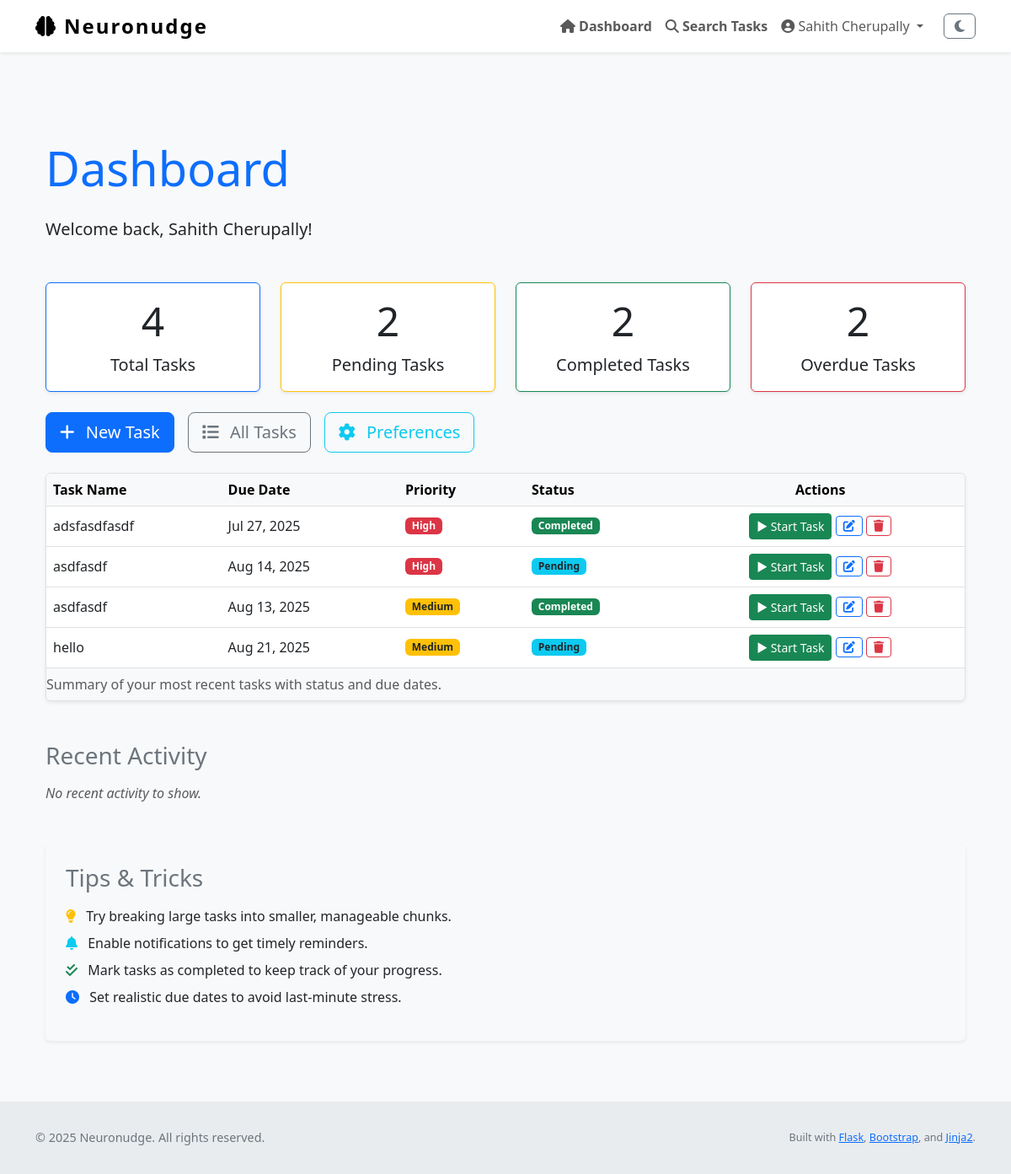
The page /dashboard (signed in) on the database its author committed.
### Neuronudge/models.py (models this page shows, shortened)
class User(UserMixin, db.Model):
    id = db.Column(db.Integer, primary_key=True)
    name = db.Column(db.String(150), nullable=True)                # full name
    username = db.Column(db.String(150), unique=True, nullable=False)
    email = db.Column(db.String(150), unique=True, nullable=False)
    password_hash = db.Column(db.String(256), nullable=False)
    profile_type = db.Column(db.String(50), nullable=False, default='General')
    created_at = db.Column(db.DateTime, default=datetime.utcnow)
    tasks = db.relationship('Task', backref='user', lazy=True)
    logs = db.relationship('ActivityLog', backref='user', lazy=True)
    preferences = db.relationship('OnboardingPreferences', back_populates='user', uselist=False)
    avatar_url = db.Column(db.String(300), default=None)
    registered_on = db.Column(db.DateTime, default=datetime.utcnow)

class Task(db.Model):
    id = db.Column(db.Integer, primary_key=True)
    title = db.Column(db.String(255), nullable=False)
    description = db.Column(db.Text)
    due_date = db.Column(db.DateTime)
    completed = db.Column(db.Boolean, default=False)
    priority = db.Column(db.Integer, default=3)         # 1 = high, 2 = med, 3 = low
    reminder_set = db.Column(db.Boolean, default=False)
    created_at = db.Column(db.DateTime, default=datetime.utcnow)
    updated_at = db.Column(db.DateTime, default=datetime.utcnow, onupdate=datetime.utcnow)
    user_id = db.Column(db.Integer, db.ForeignKey('user.id'), nullable=False)

### Neuronudge/views.py (the view)
@views.route('/dashboard')
@login_required
def dashboard():
    page = request.args.get('page', 1, type=int)
    per_page = 10
    filter_status = request.args.get('status', 'all')
    filter_priority = request.args.get('priority', 'all')
    search_term = request.args.get('search', '').strip()
    base_query = Task.query.filter_by(user_id=current_user.id)
    if filter_status == 'completed':
        base_query = base_query.filter_by(completed=True)
    elif filter_status == 'pending':
        base_query = base_query.filter_by(completed=False)
    if filter_priority in ['1', '2', '3']:
        base_query = base_query.filter_by(priority=int(filter_priority))
    if search_term:
        base_query = base_query.filter(Task.title.ilike(f'%{search_term}%'))
    tasks = base_query.all()
    paginated_tasks = base_query.order_by(
        Task.priority.asc(),
        Task.due_date.asc().nulls_last()
    ).paginate(page=page, per_page=per_page)
    total_tasks = Task.query.filter_by(user_id=current_user.id).count()
    pending_tasks = Task.query.filter_by(user_id=current_user.id, completed=False).count()
    completed_tasks = Task.query.filter_by(user_id=current_user.id, completed=True).count()
    overdue_tasks = Task.query.filter(
        Task.user_id == current_user.id,
        Task.completed == False,
        Task.due_date != None,
        Task.due_date < datetime.utcnow()
    ).count()
    task_counts = {
        'total': total_tasks,
        'pending': pending_tasks,
        'completed': completed_tasks,
        'overdue': overdue_tasks
    }
    recent_tasks = Task.query.filter_by(user_id=current_user.id).order_by(
        Task.priority.asc(),
        Task.due_date.asc().nulls_last()
    ).limit(10).all()
    onboarding = OnboardingPreferences.query.filter_by(user_id=current_user.id).first()
    profile_type = getattr(current_user, "profile_type", "general").lower()
    if profile_type == "dyslexia":
        dashboard_template = "dashboard_dyslexia.html"
    elif profile_type == "adhd":
        dashboard_template = "dashboard_adhd.html"
    else:
        dashboard_template = "dashboard.html"
    return render_template(
        dashboard_template,
        tasks=tasks,   # 👈 still available in all templates
        recent_tasks=recent_tasks,
        onboarding=onboarding,
        filter_status=filter_status,
        filter_priority=filter_priority,
        search_term=search_term,
        task_counts=task_counts,
        paginated_tasks=paginated_tasks
    )

### Neuronudge/templates/dashboard.html (shortened to what this page needs)
﻿{% extends "layout.html" %}
{% block content %}
<section aria-labelledby="dashboardHeading" class="my-5">
    <div class="container" id="dashboard-container">
        <h1 id="dashboardHeading" class="mb-4 display-4 text-primary">Dashboard</h1>
        <p class="lead">Welcome back, {{ current_user.name or current_user.email }}!</p>
        <div class="row g-4 my-4">
            <div class="col-md-3 col-sm-6" role="region" aria-label="Tasks summary">
                <div class="card shadow-sm border-primary h-100">
                    <div class="card-body text-center">
                        <h2 class="card-title display-5">{{ task_counts.total }}</h2>
                        <p class="card-text fs-5">Total Tasks</p>
                    </div>
                </div>
            </div>
            <div class="col-md-3 col-sm-6" role="region" aria-label="Pending tasks summary">
                <div class="card shadow-sm border-warning h-100">
                    <div class="card-body text-center">
                        <h2 class="card-title display-5">{{ task_counts.pending }}</h2>
                        <p class="card-text fs-5">Pending Tasks</p>
                    </div>
                </div>
            </div>
            <div class="col-md-3 col-sm-6" role="region" aria-label="Completed tasks summary">
                <div class="card shadow-sm border-success h-100">
                    <div class="card-body text-center">
                        <h2 class="card-title display-5">{{ task_counts.completed }}</h2>
                        <p class="card-text fs-5">Completed Tasks</p>
                    </div>
                </div>
            </div>
            <div class="col-md-3 col-sm-6" role="region" aria-label="Overdue tasks summary">
                <div class="card shadow-sm border-danger h-100">
                    <div class="card-body text-center">
                        <h2 class="card-title display-5">{{ task_counts.overdue }}</h2>
                        <p class="card-text fs-5">Overdue Tasks</p>
                    </div>
                </div>
            </div>
        </div>
        <div class="d-flex flex-wrap gap-3 my-4" role="region" aria-label="Quick actions">
            <a href="{{ url_for('views.create_task') }}" class="btn btn-lg btn-primary" aria-label="Create new task">
                <i class="fa-solid fa-plus me-2"></i> New Task
            </a>
            <a href="{{ url_for('views.task_list') }}" class="btn btn-lg btn-outline-secondary" aria-label="View all tasks">
                <i class="fa-solid fa-list me-2"></i> All Tasks
            </a>
            <a href="{{ url_for('views.onboarding') }}" class="btn btn-lg btn-outline-info" aria-label="Update preferences">
                <i class="fa-solid fa-gear me-2"></i> Preferences
            </a>
        </div>
        <div class="table-responsive shadow-sm rounded border mb-5">
            <table class="table table-hover align-middle mb-0" aria-describedby="taskOverviewDesc">
                <caption id="taskOverviewDesc">Summary of your most recent tasks with status and due dates.</caption>
                <thead class="table-light">
                    <tr>
                        <th scope="col">Task Name</th>
                        <th scope="col">Due Date</th>
                        <th scope="col">Priority</th>
                        <th scope="col">Status</th>
                        <th scope="col" class="text-center">Actions</th>
                    </tr>
                </thead>
                <tbody>
                    {% if recent_tasks %}
                        {% for task in recent_tasks %}
                        <tr>
                            <td>{{ task.title }}</td>
                            <td>{{ task.due_date.strftime('%b %d, %Y') if task.due_date else 'No due date' }}</td>
                            <td>
                                {% if task.priority == 1 %}
                                    <span class="badge bg-danger">High</span>
                                {% elif task.priority == 2 %}
                                    <span class="badge bg-warning text-dark">Medium</span>
                                {% elif task.priority == 3 %}
                                    <span class="badge bg-secondary">Low</span>
                                {% else %}
                                    <span class="badge bg-secondary">Unknown</span>
                                {% endif %}
                            </td>
                            <td>
                                {% if task.completed %}
                                    <span class="badge bg-success">Completed</span>
                                {% else %}
                                    <span class="badge bg-info text-dark">Pending</span>
                                {% endif %}
                            </td>
                            <td class="text-center">
                                <button
                                    type="button"
                                    class="btn btn-sm btn-success start-task-btn"
                                    data-task-id="{{ task.id }}"
                                    data-task-title="{{ task.title }}"
                                >
                                    ▶ Start Task
                                </button>
                                <a href="{{ url_for('views.edit_task', id=task.id) }}" class="btn btn-sm btn-outline-primary" aria-label="Edit task {{ task.title }}">
                                    <i class="fa-solid fa-pen-to-square"></i>
                                </a>
                                <button type="button" class="btn btn-sm btn-outline-danger btn-delete-task" data-task-id="{{ task.id }}" aria-label="Delete task {{ task.title }}">
                                    <i class="fa-solid fa-trash"></i>
                                </button>
                            </td>
                        </tr>
                        {% endfor %}
                    {% else %}
                    <tr>
                        <td colspan="5" class="text-center text-muted">No recent tasks found. Start by creating a new task!</td>
                    </tr>
                    {% endif %}
                </tbody>
            </table>
        </div>
        <section aria-labelledby="activityFeedHeading" class="mb-5">
            <h2 id="activityFeedHeading" class="h3 mb-3 text-secondary">Recent Activity</h2>
            {% if recent_activity %}
            <ul class="list-group list-group-flush">
                {% for activity in recent_activity %}
                <li class="list-group-item d-flex justify-content-between align-items-center">
                    <div>
                        <i class="fa-solid fa-history text-muted me-2"></i>
                        {{ activity.description }}
                    </div>
                    <small class="text-muted">{{ activity.timestamp.strftime('%b %d, %Y %H:%M') }}</small>
                </li>
                {% endfor %}
            </ul>
            {% else %}
            <p class="text-muted fst-italic">No recent activity to show.</p>
            {% endif %}
        </section>
        <section aria-labelledby="tipsHeading" class="bg-light p-4 rounded shadow-sm">
            <h2 id="tipsHeading" class="h3 mb-3 text-secondary">Tips & Tricks</h2>
            <ul class="list-unstyled">
                <li class="mb-2">
                    <i class="fa-solid fa-lightbulb text-warning me-2"></i>
                    Try breaking large tasks into smaller, manageable chunks.
                </li>
                <li class="mb-2">
                    <i class="fa-solid fa-bell text-info me-2"></i>
                    Enable notifications to get timely reminders.
                </li>
                <li class="mb-2">
                    <i class="fa-solid fa-check-double text-success me-2"></i>
                    Mark tasks as completed to keep track of your progress.
                </li>
                <li class="mb-2">
                    <i class="fa-solid fa-clock text-primary me-2"></i>
                    Set realistic due dates to avoid last-minute stress.
                </li>
            </ul>
        </section>
    </div>
</section>
{% endblock %}

### Neuronudge/templates/layout.html (shortened to what this page needs)
<!DOCTYPE html>
<html lang="en" class="h-100" data-theme="light">
<head>
    <link href="https://cdn.jsdelivr.net/npm/bootstrap@5.3.0/dist/css/bootstrap.min.css" rel="stylesheet" />
    <link href="https://cdnjs.cloudflare.com/ajax/libs/font-awesome/6.4.0/css/all.min.css" rel="stylesheet" />
    <link rel="stylesheet" href="{{ url_for('static', filename='style.css') }}" />
</head>
<body class="d-flex flex-column h-100" role="document" aria-live="polite" aria-busy="false" aria-label="Neuronudge main document">
<nav class="navbar navbar-expand-lg navbar-light fixed-top bg-white shadow-sm" role="navigation" aria-label="Main navigation">
    <div class="container">
        <a class="navbar-brand d-flex align-items-center" href="{{ url_for('views.home') }}" aria-label="Neuronudge homepage">
            <i class="fa-solid fa-brain me-2" aria-hidden="true"></i> Neuronudge
        </a>
        <div class="collapse navbar-collapse" id="navbarNav">
            <ul class="navbar-nav ms-auto align-items-center" role="menubar">
                {% if current_user.is_authenticated %}
                    <li class="nav-item" role="none">
                        <a class="nav-link fw-semibold" href="{{ url_for('views.dashboard') }}" role="menuitem">
                            <i class="fa-solid fa-house"></i> Dashboard
                        </a>
                    </li>
                    <li class="nav-item" role="none">
                        <a class="nav-link fw-semibold" href="{{ url_for('views.task_search') }}" role="menuitem">
                            <i class="fa-solid fa-magnifying-glass"></i> Search Tasks
                        </a>
                    </li>
                    <li class="nav-item dropdown" role="none">
                        <a class="nav-link dropdown-toggle" href="#" id="profileDropdown" role="button"
                           data-bs-toggle="dropdown" aria-expanded="false" aria-haspopup="true" aria-controls="profileDropdownMenu">
                            <i class="fa-solid fa-user-circle"></i> {{ current_user.name or current_user.email }}
                        </a>
                    </li>
                    <li class="nav-item" role="none">
                        <button id="darkModeToggle" class="btn btn-outline-secondary ms-3" aria-pressed="false" aria-label="Toggle dark mode">
                            <i class="fa-solid fa-moon"></i>
                        </button>
                    </li>
                {% endif %}
            </ul>
        </div>
    </div>
</nav>
<div class="flash-message container position-fixed top-0 end-0 p-3" role="region" aria-live="assertive" aria-atomic="true">
</div>
<main role="main" class="container flex-grow-1 my-4" tabindex="-1">
    {% block content %}{% endblock %}
</main>
<footer class="footer mt-auto" role="contentinfo">
    <div class="container d-flex flex-column flex-md-row justify-content-between align-items-center">
        <p class="mb-2 mb-md-0">&copy; {{ current_year if current_year else "2025" }} Neuronudge. All rights reserved.</p>
        <p class="mb-0">
            <small>
                Built with
                <a href="https://flask.palletsprojects.com/" target="_blank" rel="noopener noreferrer">Flask</a>,
                <a href="https://getbootstrap.com/" target="_blank" rel="noopener noreferrer">Bootstrap</a>,
                and
                <a href="https://jinja.palletsprojects.com/" target="_blank" rel="noopener noreferrer">Jinja2</a>.
            </small>
        </p>
    </div>
</footer>
</body>
</html>

### Neuronudge/static/style.css (style rules this page uses)
body { background-color: #eef; }

### Neuronudge/templates/layout.html (style rules this page uses)
body { padding-top: 70px; background-color: var(--bs-light-bg, #f8f9fa); min-height: 100vh; display: flex; flex-direction: column; text-size-adjust: 100%; }
.navbar-brand { font-weight: 700; font-size: 1.5rem; letter-spacing: 2px; }
.footer { margin-top: auto; padding: 2rem 0; background-color: var(--bs-light-footer-bg, #e9ecef); text-align: center; font-size: 0.9rem; color: #6c757d; }

### rows shown on the page
User: name "Sahith Cherupally"
Task: title "adsfasdfasdf", due_date "Jul 27, 2025", priority "High", completed "Completed"
Task: title "asdfasdf", due_date "Aug 14, 2025", priority "High", completed "Pending"
Task: title "asdfasdf", due_date "Aug 13, 2025", priority "Medium", completed "Completed"
Task: title "hello", due_date "Aug 21, 2025", priority "Medium", completed "Pending"

### other values the page prints
{{ task_counts.total }} "4"
{{ task_counts.pending }} "2"
{{ task_counts.completed }} "2"
{{ task_counts.overdue }} "2"
{{ current_year if current_year else "2025" }} "2025"
